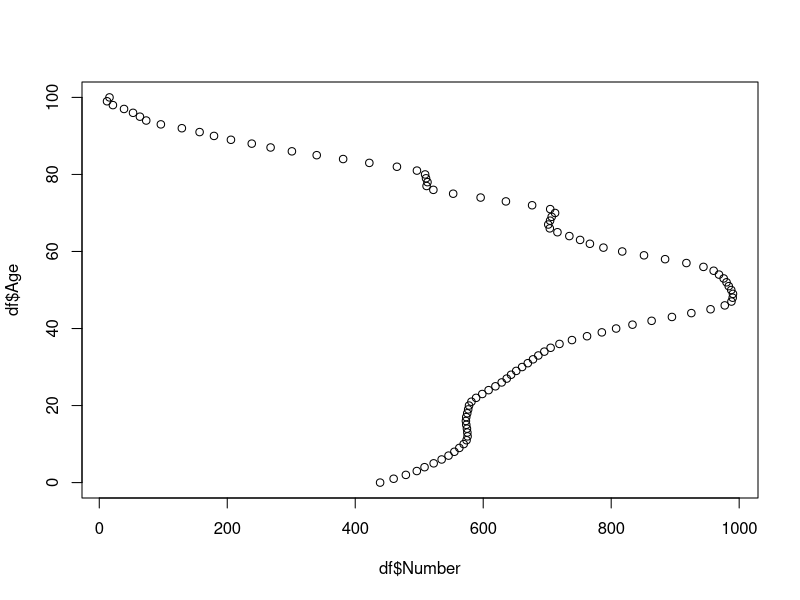
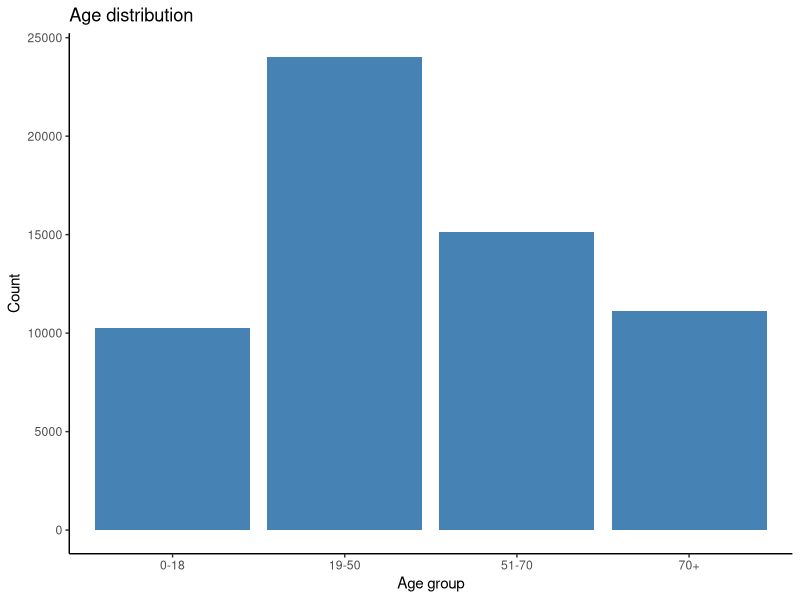
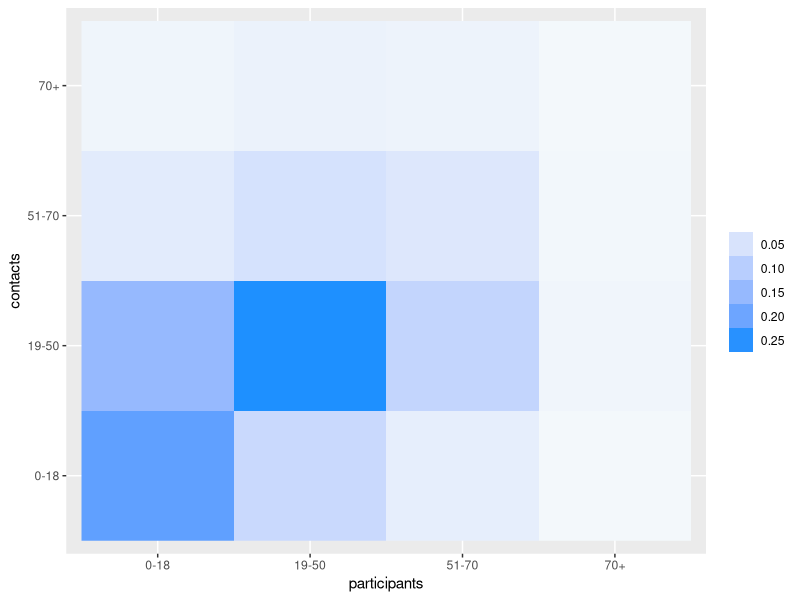
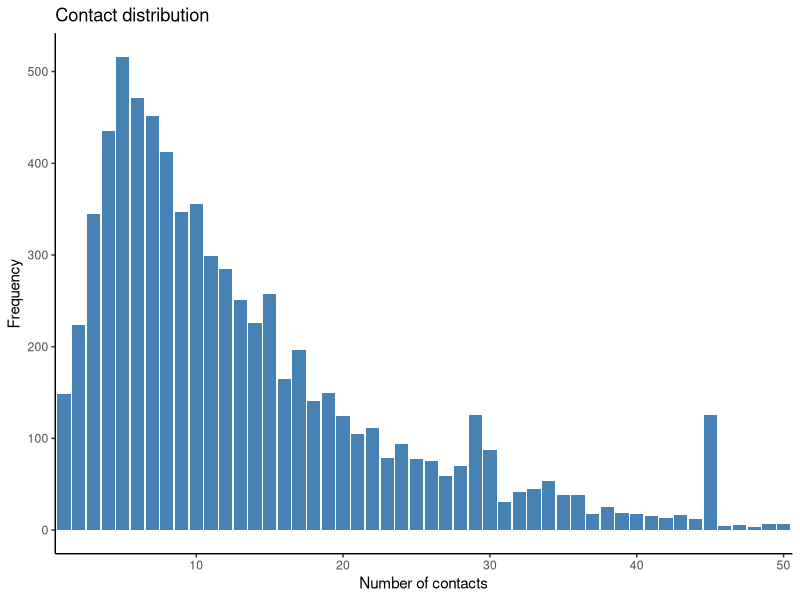

Write R code to recreate these figures, in order. (Note: this script raises an error after producing the figures.)
#require(tidyverse)
require(readr)
require(ggplot2)
require(igraph)
require(readxl)
#library(lattice)
require(reshape2)
require(magrittr)
require(purrr)
require(dplyr)



genNet <- function(N=N, age=age, n.try=100) {
  require(igraph) # TODO: add check points for invalid inputs
  if (N < 100) warning("Considering increase N!")
  # Utils functions -------------------------------------------------------
  `%notin%` <- function(x, y) is.na(match(x, y, nomatch=NA_integer_))
  # pick age to make contacts according the prob. from contact matrix
  pickAge <- function(x) sample(Mnmr, ncont[x], 1, M[, Grp[x]])
  # pick id that is free and in respected age groups
  pickId <- function(x) {
    pool <- freeI[freeI %in% which(Grp==apick[x])]
    if (length(pool)==1) return(pool)
    else return(sample(pool, npick[x]))
  }
  makeLinks <- function(i, j) c(sapply(j, function(x) c(i, x)))
  # templates and storages ------------------------------------------------
  g <- make_empty_graph(n = N, directed = FALSE)
  freeI <- which(ncont > 0) # some might have no contact
  # Main loop -------------------------------------------------------------
  for (i in 1:N) {
    cat('\r', "Node:", i); flush.console()
    if (ncont[i] == 0) next # am I free?
    freeI <- freeI[freeI %notin% i] # exclude myself: no loop back
    # Check if enough peoples to contact ----------------------------------
    freeA <- rle(sort(Grp[freeI])) #freenodes by age-grp
    afree <- freeA$values  # age-grp that have freenodes
    nfree <- freeA$lengths  # of freenodes by ages
    isEnough <- noWay <- FALSE
    i.try    <- 0  # trying to find enough matched age partners
    while(!isEnough) {
      i.try <- i.try + 1
      if ( i.try > n.try ) isEnough <- noWay <- TRUE # force stop
      conti <- rle(sort(pickAge(i)))  # pick age of my contacts
      npick <- conti$lengths  # of contact by ages
      apick <- conti$values  # age-grp to pick
      if (!all(apick %in% afree)) next  # if no free age, try again
      ok <- sapply(seq_along(npick), function(x) npick[x] <= nfree[which(afree==apick[x])]) # if there are, check number enough?
      if (all(ok)) isEnough <- TRUE
    }
    if (noWay) next  # leave this guy alone
    pickedId <- unlist(sapply(seq_along(npick), function(x) pickId(x)))
    if (any(which(ncont==0) %in% pickedId) ) break
    g <- add_edges(g, makeLinks(i, pickedId) ) # add weights here if needed
    ncont[i] <- 0  # update me, no more friend
    ncont[pickedId] <- ncont[pickedId] - 1  # update friends
    freeI <- which(ncont > 0) # update free id
  }
  g <- set_vertex_attr(g, 'age', value=age)
  return(list(g=g, age=age))
}
genNet <- compiler::cmpfun(genNet)
plotNet <- function(g, vs=log(degree(g)+2)*2, vc=vertex_attr(g, "age"), ly=layout_with_fr, ...) plot(g, vertex.size=vs, vertex.label=NA, edge.arrow.mode=0, layout=ly, vertex.color=vc, edge.color="gray90",...) 
plotNet2 <- function(g, vs=log(degree(g)+2)*2, vc=vertex_attr(g, "age"),  ...) plot(g, vertex.size=vs, vertex.label=NA, edge.arrow.mode=0, vertex.color="#00AFBB", edge.color="gray90",...) 
###############################

df <- read_excel("data/Italy_ages_raw.xlsx")

plot(x=df$Number, y=df$Age)

abreaks<-c(0,19,51,69,103)
la1 <- c(paste(c(0,19,51),c(18,50,70),sep = "-"),paste(70,"+",  sep = ""))
la1

df$AgeGroup <- cut(df$Age, breaks = abreaks,labels=la1, right = FALSE)
agegrp_sum <- aggregate(df$Number, by=list(Category=df$AgeGroup), FUN=sum)
colnames(agegrp_sum)<-c("grps","freq")
agegrp_sum$agegrp_perc<- 100*(agegrp_sum$freq/sum(agegrp_sum$freq))
#plot(agegrp_sum$grps,agegrp_sum$freq)

#barchart(freq~grps,agegrp_sum, xlab="Age group", ylab="Count")
######
pdf("age distn plot.pdf")
p<-ggplot(data=agegrp_sum, aes(x=grps, y=freq)) +
  geom_bar(stat="identity", fill="steelblue") +
  labs(title="Age distribution", 
       x="Age group", y = "Count") +
  theme_classic()
print(p)
dev.off()
# Horizontal bar plot
#p + coord_flip()

################################################
############ GROUPING ASPECT ###################

part2 <- read_excel("data/part2.xlsx", col_types = c("numeric","numeric"))
cdata  <- read_excel("data/contacts_data.xlsx", 
                     col_types = c("numeric", "numeric", "numeric", 
                                   "numeric", "numeric","text"))
mydata = c()
for (i in part2$part_id){
  mydata$dist[i]= length(which(cdata$part_id==i))
  mydata$pp[i] = i
}
datdf = data.frame(na.omit(mydata$dist),na.omit(mydata$pp))

part2$part_nocont = datdf$na.omit.mydata.dist.
part2$pt_grp <- cut(part2$part_age, breaks = abreaks,labels=la1, right = FALSE)
part_grp = as.data.frame(table(part2$pt_grp))


lli=lapply(seq_along(part2$part_age), function(i)rep(part2$part_age[i], part2$part_nocont[i]))
cdata$p_ages = unlist(lli)
cdata$ages_con = NA
for (i in 1:length(cdata$cnt_age_exact)){
  if (is.na(cdata$cnt_age_exact[i])==FALSE){
    cdata$ages_con[i] <- cdata$cnt_age_exact[i]}
  else {cdata$ages_con[i] <- cdata$cnt_age_est_max[i]}
  # else {cdata$ages_con[i] <- sample(seq(cdata$cnt_age_est_min[i],cdata$cnt_age_est_max[i]),1)}
}


cdata$cnt_grp <- cut(cdata$ages_con, breaks = abreaks,labels=la1, right = FALSE)
c_grp = as.data.frame(table(cdata$ages_con))
c_grp$ct_grp <- cut(as.numeric(c_grp$Var1), breaks = abreaks,labels=la1, right = FALSE)
c_sum <- aggregate(c_grp$Freq, by=list(Category=c_grp$ct_grp), FUN=sum)
cdata$c_grp_pro=ave(cdata$ages_con,cdata$cnt_grp)

#
cdata$pt_grp <- cut(cdata$p_ages, breaks = abreaks,labels=la1, right = FALSE)
p_grp = as.data.frame(table(cdata$p_ages))
p_grp$p_grp <- cut(as.numeric(p_grp$Var1), breaks = abreaks,labels=la1, right = FALSE)
p_sum <- aggregate(p_grp$Freq, by=list(Category=p_grp$p_grp), FUN=sum)
cdata$p_prob <- cdata$p_ages/length(cdata$p_ages)
cdata$p_grp_pro=ave(cdata$p_ages,cdata$pt_grp)
p_sum$perc_ita = c(1.6,27,34.2,37.2)
#
part2$part_pro = part2$part_nocont/length(part2$part_nocont)
#
c_time = as.data.frame(table(cdata$duration_multi))
p_time <- aggregate(p_grp$Freq, by=list(Category=p_grp$p_), FUN=sum)

#
mx <- with(cdata, table(participants=cdata$pt_grp,contacts=cdata$cnt_grp))
t(mx)

mtmx = melt(mx)
mtmx$nval = mtmx$value/sum(c_sum$x)

pdf("partcont.pdf")
pcplot = ggplot(mtmx, aes(participants,contacts, fill=nval)) + 
  geom_raster()+
  scale_fill_gradient(low="#F3F8FB", high="dodgerblue") +
  guides(fill = guide_legend(title = ""))
print(pcplot)
dev.off()
##################################################
# cases_Italy <- read_excel("data/cases_Italy.xlsx", 
#                           col_types = c("text", "numeric"))
# summary(cases_Italy$Number)

######################################

a_sum <- as.data.frame(table(part2$part_nocont))
a_sum$prob <- 100*a_sum$Freq/sum(a_sum$Freq)

pdf("contdist.pdf")
PL<-ggplot(data=a_sum[1:50,], aes(x=Var1, y=Freq)) +
  geom_bar(stat="identity", fill="steelblue") +
  labs(title="Contact distribution", 
       x="Number of contacts", y = "Frequency") +
  scale_x_discrete(breaks=c("10","20","30","40","50"),
                   labels=c("10","20","30","40","50"))+
  theme_classic()
print(PL)
dev.off()

###############
N    <- 1000
seed <- 123

orderBy <- function(.data,index,...) as.data.frame(.data[order(.data[, index],...), ])

## Steps

#Assign age: depends on the target population age distribution

SR1     <- dget("./data/Italy_age_distn.txt")  # Italy population by age
if (!is.null(seed)) set.seed(seed)
age           <- sample(SR1$age, N, TRUE, SR1$prob)

#Assign contacts: depends on both target age and POLYMOD data
agecont      <- orderBy(dget("./data/POLYMODtab1"), 1) # POLYMOD Tab.1
agecont$rk   <- rank(agecont$age)  # Rank age-group by contact
# POLYMODbreak <- c(0,4,9,14,19,29,39,49,59,69,100) 
abreaks<-c(0,19,51,69,103)
POLYMODbreak <- abreaks 
ageGrp1 <- cut(age, breaks=POLYMODbreak, include.lowest=1)
ageGrp <- as.numeric(ageGrp1) # mapping age to ageGrp
agerk  <- sapply(ageGrp, function(x) agecont$rk[x==agecont$nmr])
age    <- rev(orderBy(cbind(age, agerk), 2)[, 1]) # large to small

#Sampling from contact distribution

distCont <- dget("data/distCont")

#distCont <- a_sum
ncont    <- sort(sample(distCont$freq, N, 1, distCont$prob), TRUE)

#Load contact matrix (as probability) POLYMOD data: averaging all countries

M <- mx  # image(M)
Mbrk <- abreaks
Mnmr <- 1:4
Grp  <- as.numeric(cut(age, breaks=Mbrk, include.lowest=1))

## Run

#source("gennet.R")
gr <- genNet(N, age)

pdf("Nnetwork.pdf")
netp = plotNet(gr$g)
print(netp)
dev.off()

qqplot(degree(gr$g), ncont, main="QQ Plot", ylab="Target contact distribution")
qqplot(age, vertex_attr(gr$g, "age"), main="QQ Plot", ylab="Target age distribution")
########################################

intdyn = function(v1,ti){ #v1 here is the newly infected node
  l=ageGrp[v1]
  G1list <- list(G)
  ct= 1
  i= ti
  if (l==1&i<=5){
    #print("old no symp")
    V(G)[v1]$color = "orange"
    V(G)[v1]$state = "NS"
    ct <- ct + 1
    G1list[[ct]] <- G
  }
  else if (l==1&(i>5&i<=8)){
    #print("old sev symp")
    V(G)[v1]$color = "magenta"
    V(G)[v1]$state = "SS"
    ct <- ct + 1
    G1list[[ct]] <- G
  }
  else if (l==1&(i>8&i<=21)){
    #print("old ICU")
    V(G)[v1]$color ="cyan"
    V(G)[v1]$state = "ICU"
    ct <- ct + 1
    G1list[[ct]] <- G
  }
  else if (l==1&i>21){
    #print("old immune/dead")
    V(G)[v1]$color = "green"
    V(G)[v1]$state = "RM"
    ct <- ct + 1
    G1list[[ct]] <- G
  }
  else if (l==2&i<=5){
    #print("young no symp")
    V(G)[v1]$color = "orange"
    V(G)[v1]$state = "NS"
    ct <- ct + 1
    G1list[[ct]] <- G
  }
  else if (l==2&(i>5&i<=9)){
    #print("young sev symp")
    V(G)[v1]$color = "magenta"
    V(G)[v1]$state = "SS"
    ct <- ct + 1
    G1list[[ct]] <- G
  }
  else if (l==2&(i>9&i<=20)){
    #print("young hosp")
    V(G)[v1]$color ="pink"
    V(G)[v1]$state = "HP"
    ct <- ct + 1
    G1list[[ct]] <- G
  }
  else if (l==2&i>20){
    #print("young immune")
    V(G)[v1]$color = "green"
    V(G)[v1]$state = "RM"
    ct <- ct + 1
    G1list[[ct]] <- G
  }
  else if (l==3&i<=5){
    #print("mid-55% no symp")
    V(G)[v1]$color = "orange"
    V(G)[v1]$state = "NS"
    ct <- ct + 1
    G1list[[ct]] <- G
  }
  else if (l==3&(i>5&i<=10)){
    #print("mid-55% mild symp")
    V(G)[v1]$color = "magenta"
    V(G)[v1]$state = "MS"
    ct <- ct + 1
    G1list[[ct]] <- G
  }
  else if (l==3&(i>10)){
    #print("mid-55% immune")
    V(G)[v1]$color ="green"
    V(G)[v1]$state = "RM"
    ct <- ct + 1
    G1list[[ct]] <- G
  }
  else if (l==4&i<=5){
    #print("no symp-class no symp")
    V(G)[v1]$color = "orange"
    V(G)[v1]$state = "NS"
    ct <- ct + 1
    G1list[[ct]] <- G
  }
  else if (l==4&i>5){
    #print("no symp-class immune")
    V(G)[v1]$color = "green"
    V(G)[v1]$state = "RM"
    ct <- ct + 1
    G1list[[ct]] <- G
  }
  
  return(V(G)[v1]$state)
}
G<-gr$g

gfunct <- function(G){
  G$AdjList = get.adjlist(G,mode="out")
  totpop = length(V(G))
  vin = sample(totpop-1,1)
  V(G)$state = "S"
  V(G)[vin]$state = "NS"
  V(G)$duration = 0
  V(G)[vin]$duration = 1
  V(G)$num = 1
  V(G)[vin]$num = 3
  NS = c()
  SS = c()
  MS = c()
  HP = c()
  ICU = c()
  RM = c()
  SU = c()
  timing = 60
  mglist = list(G)
  infcount = list()
  tcount = 0
  m_inf = vin
  all_inf = NULL
  tog = c()
  to = c()
  for (time in 1:length(seq(1,timing,1))){
    new_inf = NULL
    for (n in m_inf){
      daily_contacts <- G$AdjList[[n]]
      for (nb in daily_contacts){
        p = 0.5
        new_state = sample(c("S","NS"),1,prob = c(p,1-p))
        if (V(G)[nb]$state == "S" & new_state == "NS"){
          V(G)[nb]$num = 2
          new_inf = c(new_inf,nb)
        }
      }
    }
    m_inf = new_inf
    to = c(to,new_inf)
    tog = c(vin,to)
    V(G)[tog]$duration = V(G)[tog]$duration + 1
    for (ji in tog) {
      V(G)[ji]$state = intdyn(ji,V(G)[ji]$duration)
    }
    
    tcount <- tcount + 1
    SU[tcount] = length(which(V(G)$state == "S")) 
    NS[tcount] = length(which(V(G)$state == "NS")) #no. of  in population
    SS[tcount] = length(which(V(G)$state == "SS")) #no. of  in population
    RM[tcount] = length(which(V(G)$state == "RM")) #no. of  in population
    ICU[tcount] = length(which(V(G)$state == "ICU"))
    HP[tcount] = length(which(V(G)$state == "HP"))
    MS[tcount] = length(which(V(G)$state == "MS"))
    
    mglist[[tcount]] = G
    
    infcount[[tcount]] = new_inf
  }
  Time=1:length(seq(1,timing,1))
  ############ R0
  GAge <- gr$age
  dfGAg <- data.frame(cut(GAge, breaks = abreaks,labels=la1, right = FALSE))
  colnames(dfGAg) <-"agegrps"
  VAge = GAge[vin]
  VAg = which(la1==dfGAg$agegrps[vin])
  Glist = mglist
  dif = V(Glist[[1]])$num - V(tail(Glist,1)[[1]])$num
  ng <- Glist[[1]] %>%
    set_vertex_attr("aux", value = dif)
  ###################################### 
  
  R0net <- function(net = gr$g, All=FALSE) {
    n  <- igraph::delete.vertices(net, which(V(tail(Glist,1)[[1]])$num==1))
    n  <- igraph::as.directed(n, mode = c("arbitrary"))
    dg <- igraph::degree(n,  mode='out')
    if (All==TRUE) r0 <- dg
    else r0 <- mean(dg)
    return(list(r0,n))
  }
  
  fro = R0net(G)
  
  return(list(SU=SU,NS=NS,SS=SS,RM=RM,ICU=ICU,HP=HP,MS=MS,Time=Time,R0 = fro[[1]],VAg = VAg,vin = vin))
}

G = gr$g

glist = gfunct(G)
#glist

df=data.frame(glist$SU,glist$NS,glist$SS,glist$RM,glist$ICU,glist$HP,glist$MS,glist$Time)
colnames(df)<- c("SU","NS","SS","RM","ICU","HP","MS","Time")
mdf2 = melt(df, id.vars = "Time")

pdf("cNgplot1.pdf")
gpl = ggplot(mdf2, aes(Time,value, color=variable)) +
  geom_line() +
  theme_bw()
print(gpl)
dev.off()

#############################3
rep = replicate(10,gfunct(G))
reps = rep[1:8,]

write.table(rep,"cNrepsdata.csv")

myplot <- function(data,title){
  ggplot(data, aes(Time,value, color=variable)) +
    geom_line() +
    labs(title = title)+
    theme_bw()
}

lo = c()
lo2 = c()
lo3 = c()
lo4 = list()
tml=list()
mtl4 = list()
mlti = list()
plot_list = list()
for (ik in 1:ncol(reps)) {
  lo = list(reps[,ik])
  #print(lo)
  lo2 <- map(lo,~data.frame(.))
  lo3 <-map_df(lo2,~mutate_all(.,as.numeric)) 
  lo4 <-as_tibble(lo3)
  tml[ik] = list(lo4)
  mtl4 = melt(tml[ik], id.vars = "Time")
  mlti[ik] = list(mtl4)
  p <- myplot(mtl4,ik)
  plot_list[[ik]] = p
}

for (i in 1:length(seq(1,ncol(reps),1))) {
  file_name = paste("cNrp_plot_", i, ".tiff", sep="")
  tiff(file_name)
  print(plot_list[[i]])
  dev.off()
}

# Another option: create pdf where each page is a separate plot.
pdf("cNprplots.pdf")
for (i in 1:length(seq(1,ncol(reps),1))) {
  print(plot_list[[i]])
}
dev.off()

##################################################
########## R0 ESTIMATES #####################

R0table = rep[9:11,]
nr0 = data.frame(c(unlist(R0table[1,])),c(unlist(R0table[2,])))
colnames(nr0) = c("val","ag")
nr0df = as.data.frame(nr0)

nr0df2 = nr0df[order(nr0df$ag,nr0df$val),]
plot(nr0df2$ag,nr0df2$val)

dfr = data.frame(c(la1),c(tapply(nr0df2$val, nr0df2$ag, max)))
dfr
colnames(dfr)<- c("valAg","val")

pdf("cNR0PLOT.pdf")
R0plot <- ggplot(data=dfr, aes(x=valAg, y=val)) +
  geom_bar(stat="identity", fill="steelblue") +
  labs(x="Age group", y = expression(R_0)) +
  theme_classic()
print(R0plot)
dev.off()


png("cNR0plot.png")
R0plot <- ggplot(data=dfr, aes(x=valAg, y=val)) +
  geom_bar(stat="identity", fill="steelblue") +
  labs(x="Age group", y = expression(R_0)) +
  theme_classic()
print(R0plot)
dev.off()

